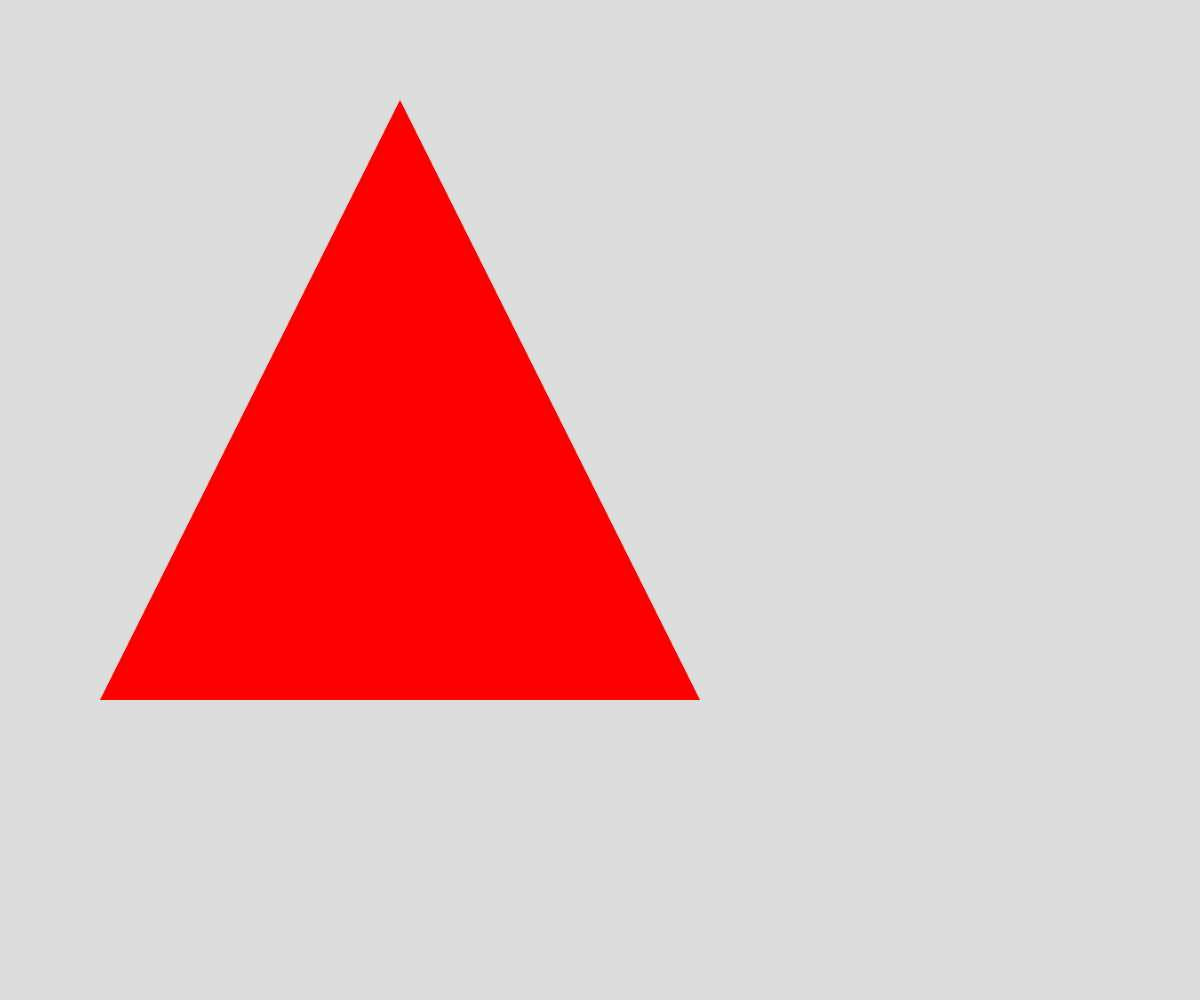
Frame 1 (no input)
Frame 60 (no input): identical to frame 1, image omitted
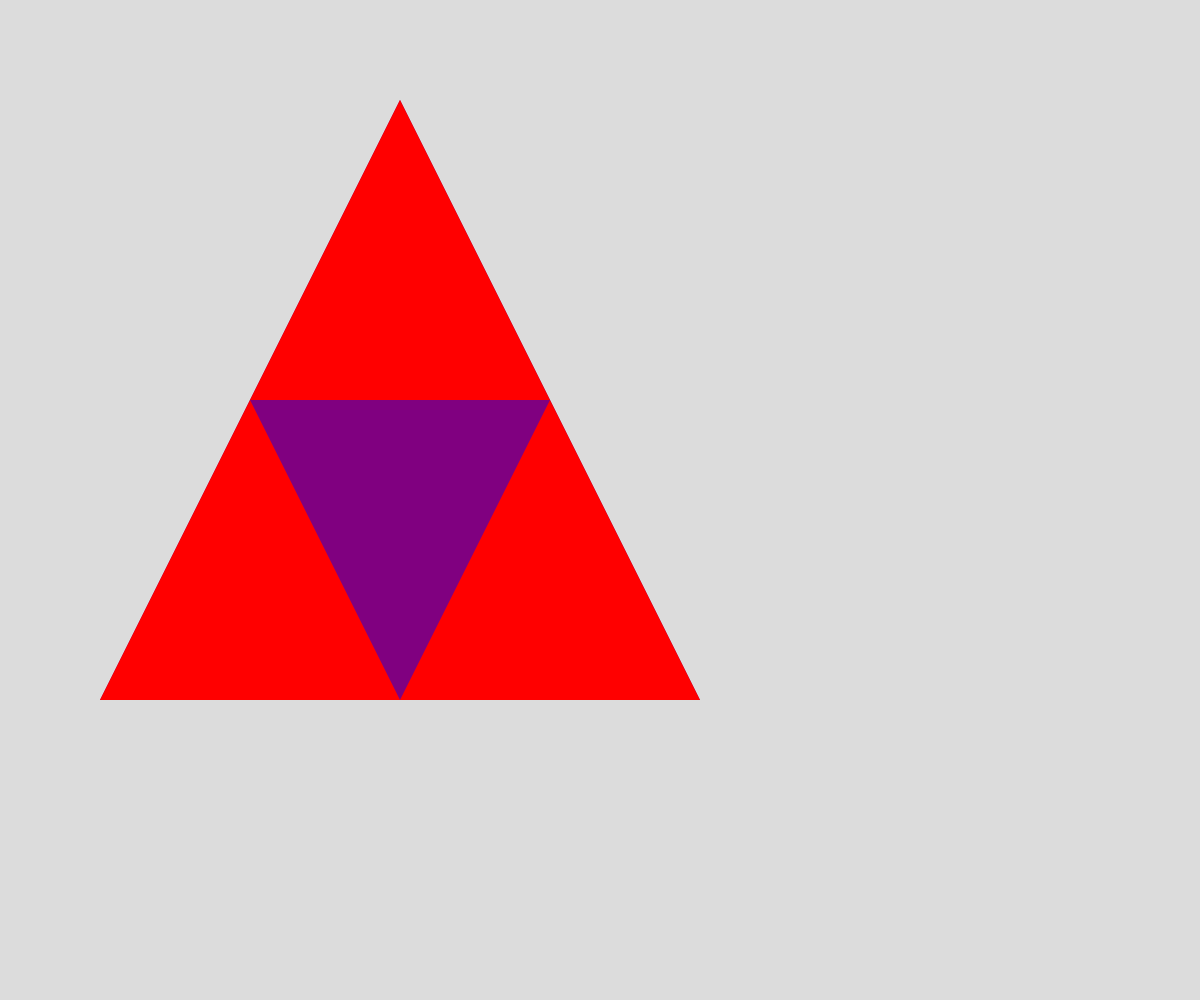
Frame 120 (the mouse pressed at the canvas centre since frame 60)

The p5.js sketch that drew these frames (run headless with seeded random() and noise() and a simulated clock; from frame 60 on, the mouse is pressed at the canvas centre):

// p5.js sketch
// ── sketch.js
// Project Title
// Your Name
// Date
//
// Extra for Experts:
// - describe what you did to take this project "above and beyond"

let triangleVertices = [
  {x: 400, y: 100},
  {x: 100, y: 700},
  {x: 700, y: 700}
];

let theDegree = 0;
let colorArray = ["red", "purple", "blue", "green", "orange", "black", "white", "yellow", "violet"];

function setup() {
  createCanvas(windowWidth, windowHeight);
}

function draw() {
  background(220);
  sierpinski(triangleVertices, theDegree);
  
}

function mousePressed() {
  if (theDegree < 7) {
    theDegree++;
  }
}

function sierpinski(points, degree) {
  noStroke();
  fill(colorArray[degree]);
  triangle(points[0].x, points[0].y, points[1].x, points[1].y, points[2].x, points[2].y);

  if (degree > 0) {
    sierpinski([points[0], getMidPoint(points[0], points[1]), getMidPoint(points[0], points[2])], degree-1);
    sierpinski([points[1], getMidPoint(points[0], points[1]), getMidPoint(points[1], points[2])], degree-1);
    sierpinski([points[2], getMidPoint(points[0], points[2]), getMidPoint(points[1], points[2])], degree-1);
  }
}

function getMidPoint(point1, point2) {
  return {x: (point1.x + point2.x)/2, y: (point1.y + point2.y)/2};
}
